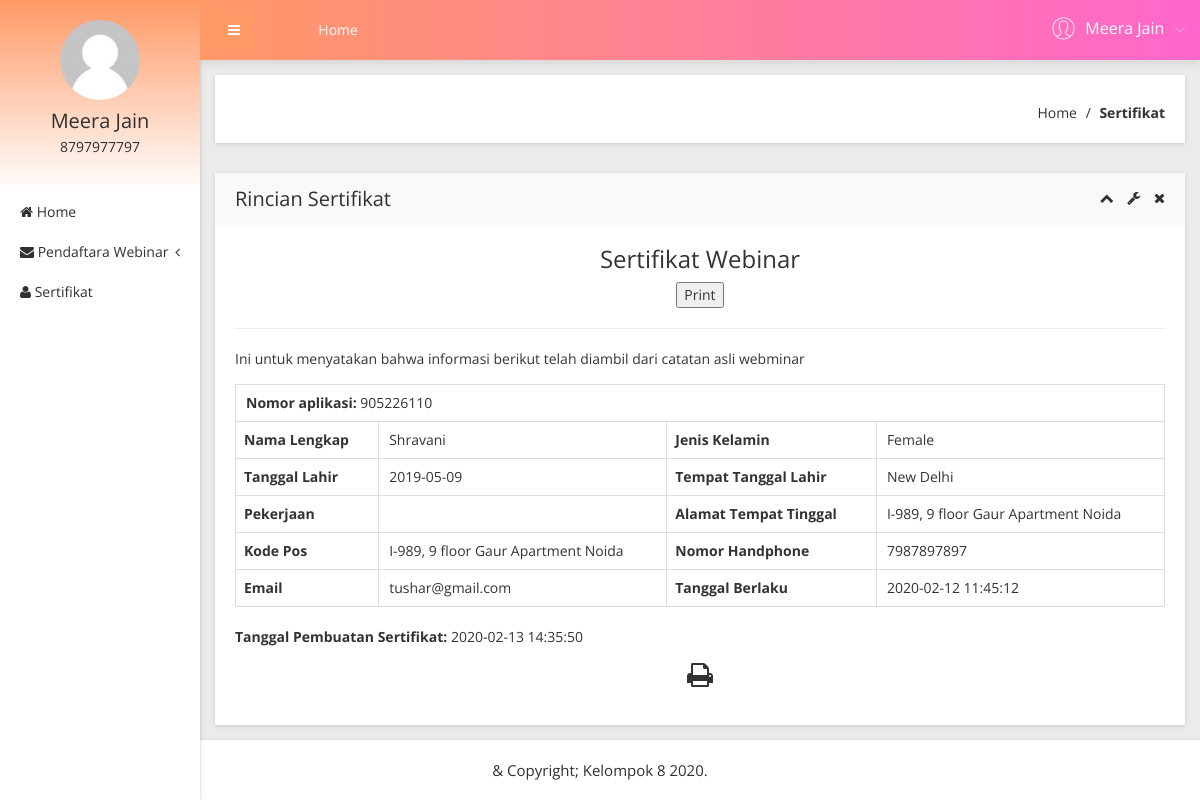
The page /user/certificates.php?viewid=1 (signed in) on the database its author committed.
### tables this page shows
CREATE TABLE `tbluser` (
  `ID` int(10) NOT NULL,
  `FirstName` varchar(200) DEFAULT NULL,
  `LastName` varchar(200) DEFAULT NULL,
  `MobileNumber` bigint(10) DEFAULT NULL,
  `Address` mediumtext DEFAULT NULL,
  `Password` varchar(200) NOT NULL,
  `RegDate` timestamp NULL DEFAULT current_timestamp()
);

CREATE TABLE `tblapplication` (
  `ID` int(10) NOT NULL,
  `UserID` int(5) NOT NULL,
  `ApplicationID` varchar(200) DEFAULT NULL,
  `DateofBirth` varchar(200) DEFAULT NULL,
  `Gender` varchar(50) DEFAULT NULL,
  `FullName` varchar(200) DEFAULT NULL,
  `PlaceofBirth` varchar(200) DEFAULT NULL,
  `NameofFather` varchar(200) DEFAULT NULL,
  `PermanentAdd` mediumtext DEFAULT NULL,
  `PostalAdd` mediumtext DEFAULT NULL,
  `MobileNumber` bigint(10) DEFAULT NULL,
  `Email` varchar(200) DEFAULT NULL,
  `Dateofapply` timestamp NULL DEFAULT current_timestamp(),
  `Remark` varchar(200) DEFAULT NULL,
  `Status` varchar(50) DEFAULT NULL,
  `UpdationDate` timestamp NULL DEFAULT NULL ON UPDATE current_timestamp()
);

### user/certificates.php (the view, shortened to what this page needs)
<?php
include('includes/dbconnection.php');
if (strlen($_SESSION['obcsuid']==0)) {
  header('location:logout.php');
  } else{
  ?>
<!doctype html>
<html class="no-js" lang="en">
<head>
    <link rel="stylesheet" href="css/bootstrap.min.css">
    <link rel="stylesheet" href="css/font-awesome.min.css">
    <link rel="stylesheet" href="css/adminpro-custon-icon.css">
    <link rel="stylesheet" href="css/meanmenu.min.css">
    <link rel="stylesheet" href="css/jquery.mCustomScrollbar.min.css">
    <link rel="stylesheet" href="css/animate.css">
    <link rel="stylesheet" href="css/data-table/bootstrap-table.css">
    <link rel="stylesheet" href="css/data-table/bootstrap-editable.css">
    <link rel="stylesheet" href="css/normalize.css">
    <link rel="stylesheet" href="css/c3.min.css">
    <link rel="stylesheet" href="style.css">
    <link rel="stylesheet" href="css/responsive.css">
</head>
<body class="materialdesign">
    <div class="wrapper-pro">
      <?php include_once('includes/sidebar.php');?>
        <?php include_once('includes/header.php');?>
            <div class="breadcome-area mg-b-30 small-dn">
                <div class="container-fluid">
                    <div class="row">
                        <div class="col-lg-12">
                            <div class="breadcome-list shadow-reset">
                                <div class="row">
                                    <div class="col-lg-12">
                                        <ul class="breadcome-menu">
                                            <li><a href="dashboard.php">Home</a> <span class="bread-slash">/</span>
                                            </li>
                                            <li><span class="bread-blod">Sertifikat</span>
                                            </li>
                                        </ul>
                                    </div>
                                </div>
                            </div>
                        </div>
                    </div>
                </div>
            </div>
            <div class="data-table-area mg-b-15">
                <div class="container-fluid">
                    <div class="row">
                        <div class="col-lg-12">
                            <div class="sparkline13-list shadow-reset">
                                <div class="sparkline13-hd">
                                    <div class="main-sparkline13-hd">
                                        <h1>Rincian Sertifikat</h1>
                                        <div class="sparkline13-outline-icon">
                                            <span class="sparkline13-collapse-link"><i class="fa fa-chevron-up"></i></span>
                                            <span><i class="fa fa-wrench"></i></span>
                                            <span class="sparkline13-collapse-close"><i class="fa fa-times"></i></span>
                                        </div>
                                    </div>
                                </div>
                                <div class="sparkline13-graph">
                                    <div id="exampl">
                                    <div class="datatable-dashv1-list custom-datatable-overright">
                                        <h3 align="center">Sertifikat Webinar</h3>
<button id="myBtn">Print</button>
                                        <hr />
                                        <p align="left">Ini untuk menyatakan bahwa informasi berikut telah diambil dari catatan asli webminar</p>
<?php
$vid=$_GET['viewid'];
$sql="SELECT tblapplication.*,tbluser.FirstName,tbluser.LastName,tbluser.MobileNumber,tbluser.Address from  tblapplication join  tbluser on tblapplication.UserID=tbluser.ID where tblapplication.ID=:vid and  tblapplication.Status='Verified'";
$query = $dbh -> prepare($sql);
$query-> bindParam(':vid', $vid, PDO::PARAM_STR);
$query->execute();
$results=$query->fetchAll(PDO::FETCH_OBJ);
foreach($results as $row)
{
$certgendate=$row->UpdationDate;            ?>
<table border="1" class="table table-bordered">
<tr align="center">
<td colspan="4" >
<strong> Nomor aplikasi:</strong>   <?php  echo $row->ApplicationID;?></td></tr>
    <th scope>Nama Lengkap</th>
    <td><?php  echo $row->FullName;?></td>
    <th scope>Jenis Kelamin</th>
    <td><?php  echo $row->Gender;?></td>
   <tr>
    <th scope>Tanggal Lahir</th>
    <td><?php  echo $row->DateofBirth;?></td>
    <th scope>Tempat Tanggal Lahir</th>
    <td><?php  echo $row->PlaceofBirth;?></td>
  </tr>
  <tr>
    <th scope>Pekerjaan</th>
    <td><?php  echo $row->Pekerjaan;?></td>
    <th scope>Alamat Tempat Tinggal</th>
    <td><?php  echo $row->PermanentAdd;?></td>
  </tr>
   <tr>
    <th scope>Kode Pos</th>
    <td><?php  echo $row->PostalAdd;?></td>
    <th scope>Nomor Handphone</th>
    <td><?php  echo $row->MobileNumber;?></td>
  </tr>
   <tr>
    <th scope>Email</th>
    <td><?php  echo $row->Email;?></td>
    <th scope>Tanggal Berlaku</th>
    <td><?php  echo $row->Dateofapply;?></td>
  </tr>
  <?php }?>
</table>
          <p align="left"><b>Tanggal Pembuatan Sertifikat:</b> <?php echo htmlentities($certgendate);?></p>
          <p> <i class="fa fa-print fa-2x" style="cursor: pointer;"  OnClick="CallPrint(this.value)" ></i></p>
      </div></div>
                                </div>
                            </div>
                        </div>
                    </div>
                </div>
            </div>
        </div>
    </div>
  <?php include_once('includes/footer.php');?>
</body>
</html><?php }  ?>

### user/includes/sidebar.php (shortened to what this page needs)
        <?php
include('includes/dbconnection.php');
if (strlen($_SESSION['obcsuid']==0)) {
  header('location:logout.php');
  } else{
  ?>
  <div class="left-sidebar-pro">
            <nav id="sidebar">
                <div class="sidebar-header">
                     <?php
$uid=$_SESSION['obcsuid'];
$sql="SELECT FirstName,LastName,MobileNumber from  tbluser where ID=:uid";
$query = $dbh -> prepare($sql);
$query->bindParam(':uid',$uid,PDO::PARAM_STR);
$query->execute();
$results=$query->fetchAll(PDO::FETCH_OBJ);
$cnt=1;
if($query->rowCount() > 0)
{
foreach($results as $row)
{               ?>
                    <a href="#"><img src="img/message/avatar.jpg" alt="" />
                    </a>
                    <h3><?php  echo $row->FirstName;?>  <?php  echo $row->LastName;?></h3>
                    <p><?php  echo $row->MobileNumber;?></p><?php $cnt=$cnt+1;}} ?>
                </div>
                <div class="left-custom-menu-adp-wrap">
                    <ul class="nav navbar-nav left-sidebar-menu-pro">
                        <li class="nav-item">
                            <a href="dashboard.php" role="button" aria-expanded="false"><i class="fa big-icon fa-home"></i> <span class="mini-dn">Home</span> </a>
                        </li>
                        <li class="nav-item"><a href="#" data-toggle="dropdown" role="button" aria-expanded="false" class="nav-link dropdown-toggle"><i class="fa big-icon fa-envelope"></i> <span class="mini-dn">Pendaftara Webinar</span> <span class="indicator-right-menu mini-dn"><i class="fa indicator-mn fa-angle-left"></i></span></a>
                        </li>
                       <li class="nav-item">
                            <a href="certificates-list.php" role="button" aria-expanded="false"><i class="fa big-icon fa-user"></i> <span class="mini-dn">Sertifikat</span> </a>
                        </li>
                    </ul>
                </div>
            </nav>
        </div><?php }  ?>

### user/includes/header.php (shortened to what this page needs)
       <?php
include('includes/dbconnection.php');
if (strlen($_SESSION['obcsuid']==0)) {
  header('location:logout.php');
  } else{
  ?>
 <div class="content-inner-all">
            <div class="header-top-area">
                <div class="fixed-header-top">
                    <div class="container-fluid">
                        <div class="row">
                            <div class="col-lg-1 col-md-6 col-sm-6 col-xs-12">
                                <button type="button" id="sidebarCollapse" class="btn bar-button-pro header-drl-controller-btn btn-info navbar-btn">
                                    <i class="fa fa-bars"></i>
                                </button>
                            </div>
                            <div class="col-lg-6 col-md-1 col-sm-1 col-xs-12">
                                <div class="header-top-menu tabl-d-n">
                                    <ul class="nav navbar-nav mai-top-nav">
                                        <li class="nav-item"><a href="dashboard.php" class="nav-link">Home</a>
                                        </li>
                                    </ul>
                                </div>
                            </div>
                            <div class="col-lg-5 col-md-5 col-sm-6 col-xs-12">
                                <div class="header-right-info">
                                    <ul class="nav navbar-nav mai-top-nav header-right-menu">
                                <?php
$uid=$_SESSION['obcsuid'];
$sql="SELECT FirstName,LastName,MobileNumber from  tbluser where ID=:uid";
$query = $dbh -> prepare($sql);
$query->bindParam(':uid',$uid,PDO::PARAM_STR);
$query->execute();
$results=$query->fetchAll(PDO::FETCH_OBJ);
$cnt=1;
if($query->rowCount() > 0)
{
foreach($results as $row)
{               ?>
                                        <li class="nav-item">
                                            <a href="#" data-toggle="dropdown" role="button" aria-expanded="false" class="nav-link dropdown-toggle">
                                                <span class="adminpro-icon adminpro-user-rounded header-riht-inf"></span>
                                                <span class="admin-name"><?php  echo $row->FirstName;?>  <?php  echo $row->LastName;?> </span>
                                                <span class="author-project-icon adminpro-icon adminpro-down-arrow"></span><?php $cnt=$cnt+1;}} ?>
                                            </a>
                                        </li>
                                    </ul>
                                </div>
                            </div>
                        </div>
                    </div>
                </div>
            </div><?php }  ?>

### rows shown on the page
tbluser: FirstName "Meera", LastName "Jain", MobileNumber "8797977797"
tblapplication: ApplicationID "905226110", FullName "Shravani", Gender "Female", DateofBirth "2019-05-09", PlaceofBirth "New Delhi", PermanentAdd "I-989, 9 floor Gaur Apartment Noida", PostalAdd "I-989, 9 floor Gaur Apartment Noida", UserID.MobileNumber "7987897897", Email "tushar@gmail.com", Dateofapply "2020-02-12 11:45:12", UpdationDate "2020-02-13 14:35:50"
